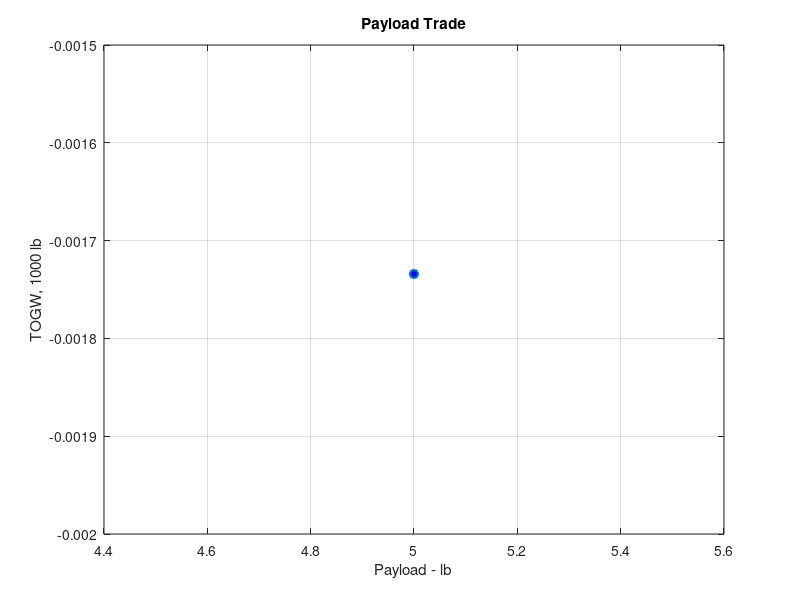

This chart was generated by the following MATLAB code:
%% ============================================================
%  GENERIC PAYLOAD TRADE STUDY  (Raymer Box 3.3 / Fig 3.12)
%
%  Re-sizes the aircraft (solves for W0) for several different
%  payload weights, keeping the mission profile (Wx/W0, Wf/W0)
%  and crew weight fixed, so you can see how TOGW grows with
%  payload.
%
%  If you already ran ASW_sizing.m in this folder, this script
%  will offer to load its saved mission data automatically -
%  no need to re-enter the aircraft type or mission profile.
% ============================================================
clear; clc; close all;

fprintf('=====================================================\n');
fprintf('        GENERIC PAYLOAD TRADE STUDY\n');
fprintf('=====================================================\n\n');

loaded = false;
if exist('mission_data.mat', 'file')
    ans_load = input('Found "mission_data.mat" from a previous sizing run. Load it? (y/n): ', 's');
    if lower(ans_load) == 'y'
        load('mission_data.mat');
        loaded = true;
        fprintf('\nLoaded mission: %s\n', acType);
        fprintf('  A = %.3f, C = %.3f, K_vs = %.2f\n', A, C, K_vs);
        fprintf('  Wx/W0 = %.4f   Wf/W0 = %.4f\n', Wx_W0, Wf_W0);
        fprintf('  Crew weight = %.1f lb, Baseline payload = %.1f lb\n', Wcrew, Wpayload);
    end
end

%% ---------------------------------------------------------
%  IF NOT LOADED: define the essentials manually (fallback path)
%  Note: since payload trade does NOT change the mission profile,
%  we only need Wx/W0 (or Wf/W0 directly), A, C, K_vs, and Wcrew.
% ---------------------------------------------------------
if ~loaded
    names = { ...
        'Sailplane - unpowered'; 'Sailplane - powered'; ...
        'Homebuilt - metal/wood'; 'Homebuilt - composite'; ...
        'General aviation - single engine'; 'General aviation - twin engine'; ...
        'Agricultural aircraft'; 'Twin turboprop'; 'Flying boat'; ...
        'Jet trainer'; 'Jet fighter'; 'Military cargo/bomber'; 'Jet transport'};
    A_tab = [0.86 0.91 1.19 0.99 2.36 1.51 0.74 0.96 1.09 1.59 2.34 0.93 1.02];
    C_tab = [-0.05 -0.05 -0.09 -0.09 -0.18 -0.10 -0.03 -0.05 -0.05 -0.10 -0.13 -0.07 -0.06];

    fprintf('Select aircraft type for empty weight fraction (Table 3.1):\n');
    for i = 1:length(names)
        fprintf('  %2d) %s\n', i, names{i});
    end
    fprintf('  %2d) Custom (enter A and C manually)\n', length(names)+1);
    sel = input('\nEnter choice number: ');
    if sel == length(names)+1
        A = input('Enter A: ');
        C = input('Enter C: ');
    else
        A = A_tab(sel);
        C = C_tab(sel);
    end
    vs = input('Variable sweep wing? (y/n): ', 's');
    if lower(vs) == 'y', K_vs = 1.04; else, K_vs = 1.00; end

    fprintf('\nEnter the fixed mission fuel fraction directly\n');
    fprintf('(from your mission analysis, e.g. Wf/W0 = 0.387):\n');
    Wf_W0 = input('  Wf/W0 = ');

    Wcrew = input('\nEnter crew weight (lb): ');
end

trapped_reserve = 1.06;   %#ok<NASGU> % kept for reference; Wf/W0 is already final here

%% ---------------------------------------------------------
%  DEFINE PAYLOAD SWEEP
% ---------------------------------------------------------
fprintf('\n---------------------------------------------------\n');
fprintf('DEFINE PAYLOAD SWEEP\n');
fprintf('---------------------------------------------------\n');
fprintf('  1) Enter a list of payload weights (e.g. 5000, 15000, 20000)\n');
fprintf('  2) Enter a linear sweep (start:step:end)\n');
pmode = input('  Select option: ');

if pmode == 1
    Plist = input('  Enter payload values as a vector, e.g. [5000 15000 20000]: ');
else
    p0 = input('  Start payload: ');
    ps = input('  Step: ');
    pf = input('  End payload: ');
    Plist = p0:ps:pf;
end

%% ---------------------------------------------------------
%  SWEEP - RESIZE AIRCRAFT FOR EACH PAYLOAD
% ---------------------------------------------------------
nP = length(Plist);
W0_results   = zeros(nP,1);
WeW0_results = zeros(nP,1);

W0_guess0 = input('\nEnter initial W0 guess (lb) for the iteration: ');
tol = 1e-4; maxIter = 200;

fprintf('\n=====================================================\n');
fprintf('PAYLOAD TRADE RESULTS\n');
fprintf('=====================================================\n');

for p = 1:nP
    Wfixed = Wcrew + Plist(p);   % crew stays fixed, payload varies

    W0_guess = W0_guess0;
    err = 1; iter = 0;
    fprintf('\n--- Payload = %.0f lb ---\n', Plist(p));
    fprintf('%-10s %-14s %-14s\n', 'Iter', 'W0 Guess', 'We/W0');
    while err > tol && iter < maxIter
        iter = iter + 1;
        WeW0 = A * W0_guess^C * K_vs;
        W0_new = Wfixed / (1 - Wf_W0 - WeW0);
        fprintf('%-10d %-14.1f %-14.4f\n', iter, W0_guess, WeW0);
        err = abs(W0_new - W0_guess) / W0_new;
        W0_guess = W0_new;
    end

    W0_results(p)   = W0_guess;
    WeW0_results(p) = A * W0_guess^C * K_vs;
end

%% ---------------------------------------------------------
%  SUMMARY TABLE
% ---------------------------------------------------------
fprintf('\n=====================================================\n');
fprintf('SUMMARY: PAYLOAD TRADE\n');
fprintf('=====================================================\n');
fprintf('%-14s %-12s %-14s\n', 'Payload (lb)', 'We/W0', 'W0 (lb)');
for p = 1:nP
    fprintf('%-14.0f %-12.4f %-14.1f\n', Plist(p), WeW0_results(p), W0_results(p));
end

%% ---------------------------------------------------------
%  PLOT - TOGW vs PAYLOAD  (like Fig 3.12)
% ---------------------------------------------------------
figure('Color','w');
plot(Plist, W0_results/1000, '-o', 'LineWidth', 1.6, 'MarkerFaceColor','b');
grid on;
xlabel('Payload - lb');
ylabel('TOGW, 1000 lb');
title('Payload Trade');
